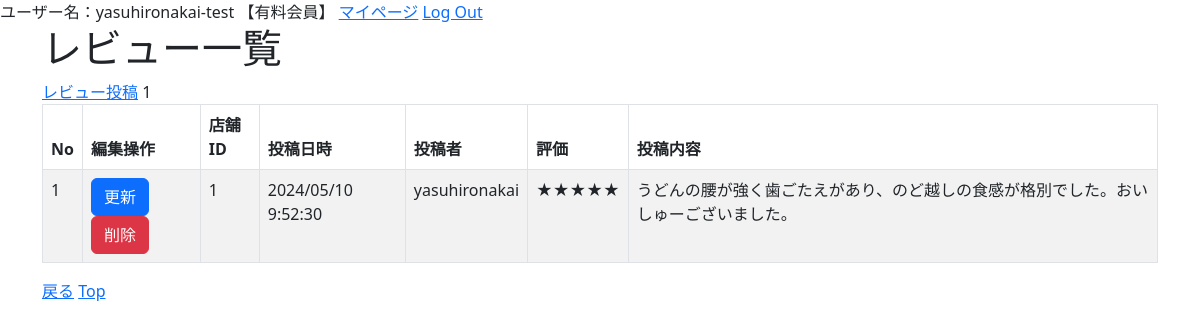
/main/reviewlist/1 (signed in), run on the app's committed database.
### accounts/models.py (models this page shows)
class CustomUser(AbstractUser):
    is_subscribed = models.BooleanField(default=False, verbose_name='有料会員')
    cord_number = models.CharField(max_length=200,verbose_name='カードNo',null=True,blank=True)
    date_of_expiry = models.CharField(max_length=200, verbose_name='有効期限',null=True,blank=True)
    security_key = models.CharField(max_length=200, verbose_name='セキュリティキー',null=True,blank=True)
    class Meta:
        verbose_name_plural = 'CustomUser'

### main/models.py (models this page shows, shortened)
class Review(models.Model):
    restaurantid =models.PositiveIntegerField(default=0)
    datetime = models.CharField(max_length=200)
    username = models.CharField(max_length=200)
    evaluation = models.CharField(max_length=10)
    postcontent = models.CharField(max_length=2000)

### main/views.py (the view)
# urls.py: path('main/reviewlist/<int:pk>',views.ReviewListView.as_view(), name="review_list"),
class ReviewListView(ListView):
    model = Review
    paginate_by = 5
    template_name = 'main/Review_List.html'
    def get_queryset(self):
        pk = self.kwargs['pk']
        if pk is None:
            pk = self.request.GET.get('restaurantid')
        queryset = Review.objects.filter( Q( restaurantid = pk))
        return queryset
    def get_context_data(self, **kwargs):
        restaurantid = self.kwargs['pk']
        context = super(ReviewListView, self).get_context_data(**kwargs)
        context.update({
            'restaurantid': restaurantid,
        })
        return context

### main/templates/main/Review_List.html (shortened to what this page needs)
{% extends "base.html" %}
{% block content %}
<h1>レビュー一覧</h1>
<a href="{% url 'review_create' %}?keyword={{ keyword }}&category={{ category }}&restaurantid={{ restaurantid }}">レビュー投稿</a>
<table class="table table-striped table-hover table-bordered">
    <thead>
        <tr>
            <th>No</th>
            <th>編集操作</th>
            <th>店舗ID</th>
            <th>投稿日時</th>
            <th>投稿者</th>
            <th>評価</th>
            <th>投稿内容</th>
        </tr>
    </thead>
    {% for Review in object_list %}
    <tr>
        <td>{{ Review.id }} </td>
        <td>
            <button class="btn btn-primary" onclick="location.href='{% url 'review_update' pk=Review.pk %}'">更新</button>
            <button class="btn btn-danger" onclick="location.href='{% url 'review_delete' pk=Review.pk %}'">削除</button>
        </td>
        <td>{{ Review.restaurantid }} </td>
        <td>{{ Review.datetime }} </td>
        <td>{{ Review.username }} </td>
        <td>{{ Review.evaluation }} </td>
        <td>{{ Review.postcontent }} </td>
    </tr>
    {% endfor %}
</table>
<a href="{% url 'restaurant_detail' restaurantid %}?keyword={{ keyword }}&category={{ category }}&restaurantid={{ restaurantid }}">戻る</a>
<a href="{% url 'top' %}">Top</a><br>
{% endblock %}

### main/templates/base.html (shortened to what this page needs)
<!DOCTYPE html>
<html lang="ja">
<head>
    <link href="https://cdn.jsdelivr.net/npm/bootstrap@5.3.0-alpha3/dist/css/bootstrap.min.css" rel="stylesheet">
</head>
<body>
    {% if user.is_authenticated %}
        <a>ユーザー名：{{ user.username }}</a>
        {% if user.is_subscribed %}
            <a>【有料会員】</a>
        {% else %}
            <a>【普通会員】</a>
        {% endif %}
        <a href="{% url 'mypage' %}">マイページ</a>
        <a href="{% url 'account_logout' %}">Log Out</a>
    {% else %}
        <a href="{% url 'account_login' %}">Log In</a>
        <a href="{% url 'account_signup' %}">Sign Up</a>
    {% endif %}
    <div class="container">
        {% block content %}{% endblock %}
    </div>
</body>
</html>

### data on the page
CustomUser: username "yasuhironakai-test"
Review: id "1", restaurantid "1", datetime "2024/05/10 9:52:30", username "yasuhironakai", evaluation "★★★★★", postcontent "うどんの腰が強く歯ごたえがあり、のど越しの食感が格別でした。おいしゅーございました。"
